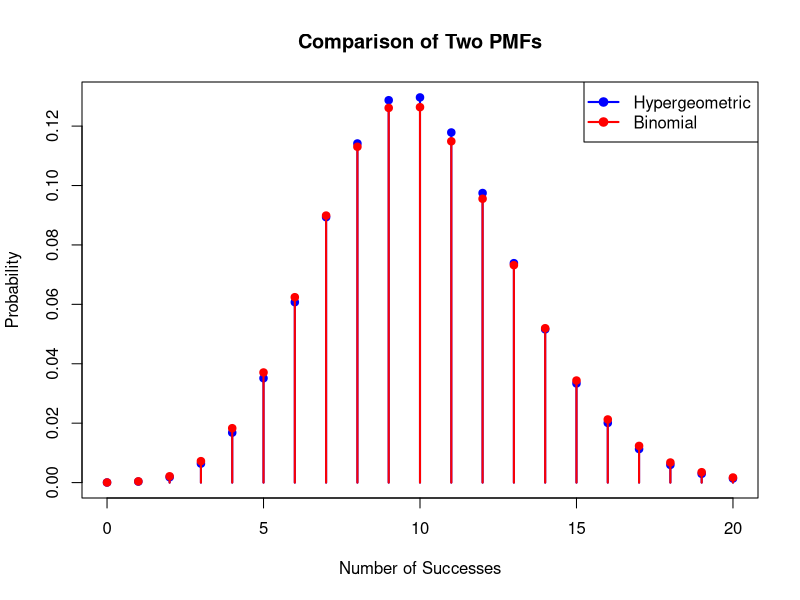
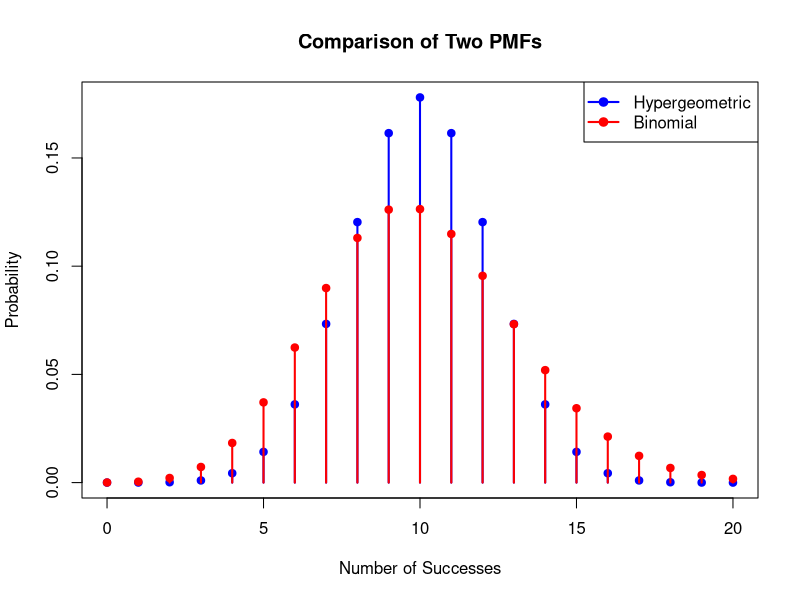
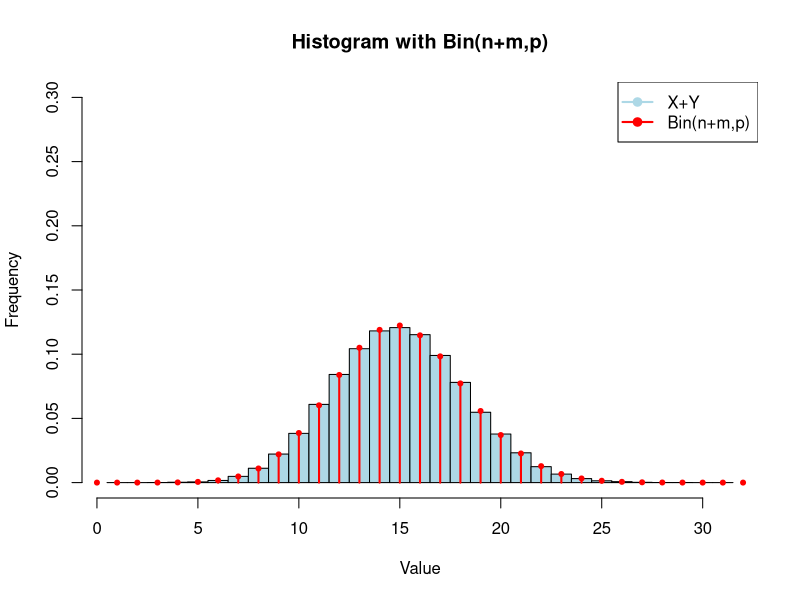

The R script that drew these images, in order:
# MAT 373, Day 14
# Working with hypergeometric and binomial distribution
# Example: The prevalence of some disease in a given country is p. A sample of n<N people is selected from a city with N inhabitants (in that same country). What is the probability that exactly k people in this sample have the disease?

# Let N = 100,000, n =500, k = 10, p = 0.02
dhyper(10,0.02*100000,.98*100000,500)
dbinom(10,500,.02)


# Remixed from chatGPT: "plot two discrete density functions in R"
#####
hyper_binom_plot <- function(N) {
  
  # N: size of population (must be as big as 500)
  # p: probalility of success
  # n: number of drawn successes
  p <- 0.02
  n <- 500
  
  
  
  # x values (number of successes) from 0 to 20
  x <- 0:20
  
  y_hyper <- dhyper(x,round(p*N),round((1-p)*N),n)
  y_binom <- dbinom(x,n,p)
  
  # Binomial PMFs for the two distributions
  #y1 <- dbinom(x, size = n1, prob = p1)
  #y2 <- dbinom(x, size = n2, prob = p2)
  
  # Create the first PMF plot
  plot(x, y_hyper, type = "h", lwd = 2, col = "blue", 
       xlab = "Number of Successes", ylab = "Probability", 
       main = "Comparison of Two PMFs", ylim = c(0, max(y_hyper, y_binom)))
  
  # Add points for the first PMF
  points(x, y_hyper, pch = 19, col = "blue")
  
  # Add the second PMF as a line plot
  lines(x, y_binom, type = "h", lwd = 2, col = "red")
  
  # Add points for the second PMF
  points(x, y_binom, pch = 19, col = "red")
  
  # Add a legend
  legend("topright", legend = c("Hypergeometric", "Binomial"), 
         col = c("blue", "red"), lty = 1, pch = 19, lwd = 2)
  
 
  
}


# Compare when N = 100 000 and N = 1000
hyper_binom_plot(10000)
hyper_binom_plot(1000)

# Lesson learned: when N is large, p = w / (w+b) fixed, and n / N < 0.1, then the 
# hypergeometric can be approximated with the binomial

### Example 2: Additivity of binomial distributions
# If X ~ Bin(n,p) and Y~Bin(m,p) and X is independent of Y, then X+Y ~ Bin(n+m,p)


# ChatGPT prompt: "add line plot to histogram base R"
# Other example:

# Generate random samples --> notice the use of rbinom
x <- rbinom(100000,size=30,prob = 0.3)
y <- rbinom(100000,size=20,prob = 0.3)
data <- x+y


### What follows is plotting the data
# Define the range of the data and create bins of width 1
min_value <- floor(min(data))  # The minimum value rounded down
max_value <- ceiling(max(data))  # The maximum value rounded up
# Create a histogram


# Define the bin centers and shift by 0.5 to center the bins
center <- seq(min_value-1,max_value+1, by = 1) - 0.5

hist_data <- hist(data, breaks =center, col = "lightblue", 
                  xlab = "Value", ylab = "Frequency", 
                  main = "Histogram with Bin(n+m,p)", freq = FALSE, ylim = c(0,0.3))


# Add the line plot on top of the histogram
points(0:50,dbinom(0:50,size=50,prob = 0.3), col = "red", pch=20,cex = 1)

# Add points for the second PMF
lines(0:50,dbinom(0:50,size=50,prob = 0.3), type="h",lwd=2, col = "red")


# Add a legend
legend("topright", legend = c("X+Y", "Bin(n+m,p)"), 
       col = c("lightblue", "red"), lty = 1, pch = 19, lwd = 2)



